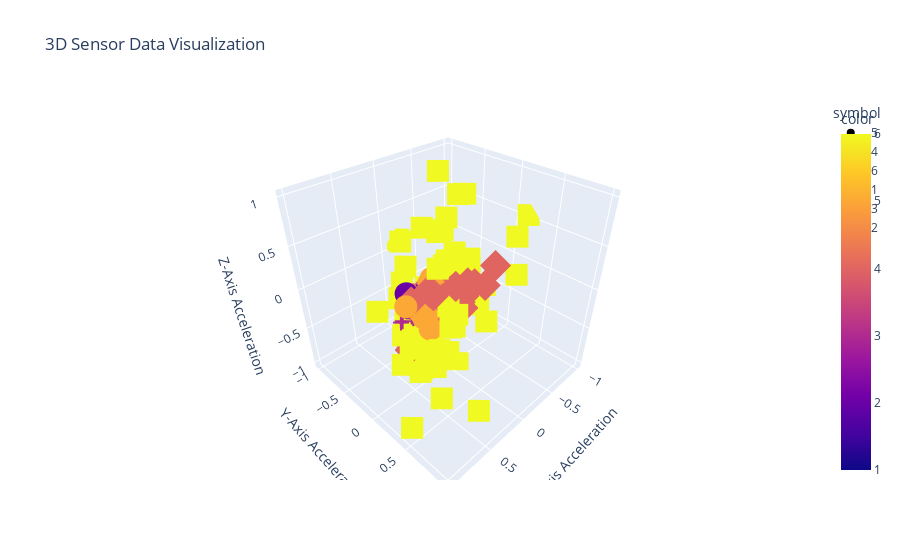

This figure's notebook cell:
### Code cell
import plotly.express as px

# Create a 3D scatter plot using Plotly Express
fig = px.scatter_3d(
    df,  # Data source: the DataFrame containing sensor data
    x="tBodyAcc-mean()-X",  # X-axis: Mean body acceleration on the X-axis
    y="tBodyAcc-mean()-Y",  # Y-axis: Mean body acceleration on the Y-axis
    z="tBodyAcc-mean()-Z",  # Z-axis: Mean body acceleration on the Z-axis
    color=labels,  # Use activity labels to color the points
    symbol=labels,  # Use activity labels to differentiate points by symbol
    title="3D Sensor Data Visualization",  # Title of the 3D plot
    # Display additional data on hover
    hover_data=["tBodyAcc-mean()-X", "tBodyAcc-mean()-Y", "tBodyAcc-mean()-Z"]
)

# Update the layout of the 3D plot
fig.update_layout(scene=dict(
    xaxis_title="X-Axis Acceleration",  # Label for the X-axis
    yaxis_title="Y-Axis Acceleration",  # Label for the Y-axis
    zaxis_title="Z-Axis Acceleration"   # Label for the Z-axis
))

# Display the 3D scatter plot
fig.show()

### Figure 1 — Plotly figure (JSON) as saved in the notebook; plotly's stock layout.template omitted (floating-point values rounded to 4 significant figures; data arrays with more than 128 entries replaced by an {"elided": "..."} marker saying what was removed)
{"data": [{"hovertemplate": "symbol=5<br>tBodyAcc-mean()-X=%{x}<br>tBodyAcc-mean()-Y=%{y}<br>tBodyAcc-mean()-Z=%{z}<br>color=%{marker.color}<extra></extra>", "legendgroup": "5", "marker": {"color": {"elided": "1374 int values"}, "coloraxis": "coloraxis", "symbol": "circle"}, "mode": "markers", "name": "5", "scene": "scene", "showlegend": true, "type": "scatter3d", "x": {"elided": "1374 float values"}, "y": {"elided": "1374 float values"}, "z": {"elided": "1374 float values"}}, {"hovertemplate": "symbol=4<br>tBodyAcc-mean()-X=%{x}<br>tBodyAcc-mean()-Y=%{y}<br>tBodyAcc-mean()-Z=%{z}<br>color=%{marker.color}<extra></extra>", "legendgroup": "4", "marker": {"color": {"elided": "1286 int values"}, "coloraxis": "coloraxis", "symbol": "diamond"}, "mode": "markers", "name": "4", "scene": "scene", "showlegend": true, "type": "scatter3d", "x": {"elided": "1286 float values"}, "y": {"elided": "1286 float values"}, "z": {"elided": "1286 float values"}}, {"hovertemplate": "symbol=6<br>tBodyAcc-mean()-X=%{x}<br>tBodyAcc-mean()-Y=%{y}<br>tBodyAcc-mean()-Z=%{z}<br>color=%{marker.color}<extra></extra>", "legendgroup": "6", "marker": {"color": {"elided": "1407 int values"}, "coloraxis": "coloraxis", "symbol": "square"}, "mode": "markers", "name": "6", "scene": "scene", "showlegend": true, "type": "scatter3d", "x": {"elided": "1407 float values"}, "y": {"elided": "1407 float values"}, "z": {"elided": "1407 float values"}}, {"hovertemplate": "symbol=1<br>tBodyAcc-mean()-X=%{x}<br>tBodyAcc-mean()-Y=%{y}<br>tBodyAcc-mean()-Z=%{z}<br>color=%{marker.color}<extra></extra>", "legendgroup": "1", "marker": {"color": {"elided": "1226 int values"}, "coloraxis": "coloraxis", "symbol": "x"}, "mode": "markers", "name": "1", "scene": "scene", "showlegend": true, "type": "scatter3d", "x": {"elided": "1226 float values"}, "y": {"elided": "1226 float values"}, "z": {"elided": "1226 float values"}}, {"hovertemplate": "symbol=3<br>tBodyAcc-mean()-X=%{x}<br>tBodyAcc-mean()-Y=%{y}<br>tBodyAcc-mean()-Z=%{z}<br>color=%{marker.color}<extra></extra>", "legendgroup": "3", "marker": {"color": {"elided": "986 int values"}, "coloraxis": "coloraxis", "symbol": "cross"}, "mode": "markers", "name": "3", "scene": "scene", "showlegend": true, "type": "scatter3d", "x": {"elided": "986 float values"}, "y": {"elided": "986 float values"}, "z": {"elided": "986 float values"}}, {"hovertemplate": "symbol=2<br>tBodyAcc-mean()-X=%{x}<br>tBodyAcc-mean()-Y=%{y}<br>tBodyAcc-mean()-Z=%{z}<br>color=%{marker.color}<extra></extra>", "legendgroup": "2", "marker": {"color": {"elided": "1073 int values"}, "coloraxis": "coloraxis", "symbol": "circle"}, "mode": "markers", "name": "2", "scene": "scene", "showlegend": true, "type": "scatter3d", "x": {"elided": "1073 float values"}, "y": {"elided": "1073 float values"}, "z": {"elided": "1073 float values"}}], "layout": {"coloraxis": {"colorbar": {"title": {"text": "color"}}, "colorscale": [[0, "#0d0887"], [0.1111, "#46039f"], [0.2222, "#7201a8"], [0.3333, "#9c179e"], [0.4444, "#bd3786"], [0.5556, "#d8576b"], [0.6667, "#ed7953"], [0.7778, "#fb9f3a"], [0.8889, "#fdca26"], [1, "#f0f921"]]}, "legend": {"title": {"text": "symbol"}, "tracegroupgap": 0}, "scene": {"domain": {"x": [0, 1], "y": [0, 1]}, "xaxis": {"title": {"text": "X-Axis Acceleration"}}, "yaxis": {"title": {"text": "Y-Axis Acceleration"}}, "zaxis": {"title": {"text": "Z-Axis Acceleration"}}}, "title": {"text": "3D Sensor Data Visualization"}}}
